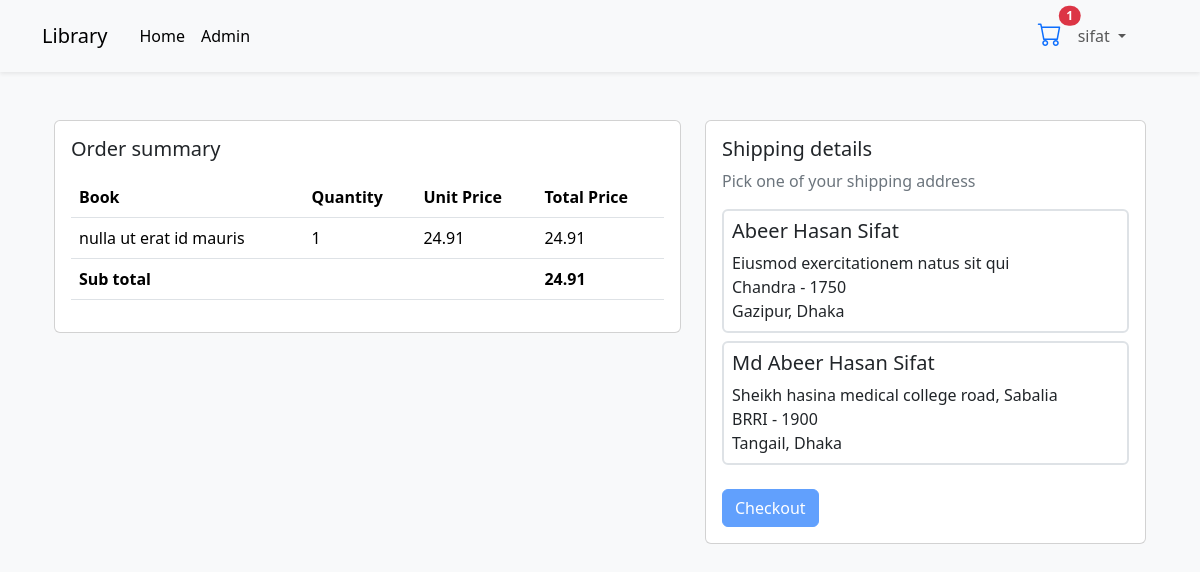
The page /checkout/ (signed in) on the database its author committed.
### library/models.py (models this page shows, shortened)
class Cart(models.Model):
    id = models.UUIDField(primary_key=True, editable=False, default=uuid.uuid4)
    user = models.ForeignKey(User, on_delete=models.DO_NOTHING, related_name="carts")
    created_at = models.DateTimeField(auto_now_add=True)

class CartItem(models.Model):
    cart = models.ForeignKey(Cart, on_delete=models.CASCADE, related_name="items")
    book = models.ForeignKey(
        Book, on_delete=models.CASCADE, related_name="books_in_cart"
    )
    quantity = models.PositiveIntegerField()

class Book(models.Model):
    title = models.CharField(max_length=512)
    description = models.TextField()
    cover_image = models.URLField()
    published_at = models.DateField(auto_now_add=True)
    author = models.ManyToManyField(Author, related_name="books")
    category = models.ForeignKey(Category, on_delete=models.CASCADE)
    publication = models.ForeignKey(Publication, on_delete=models.CASCADE)
    inventory = models.PositiveIntegerField()
    price = models.DecimalField(max_digits=6, decimal_places=2)
    pages = models.PositiveIntegerField()
    isbn = models.CharField(max_length=13, blank=True, null=True)

class ShippingAddress(models.Model):
    user = models.ForeignKey(User, on_delete=models.CASCADE)
    name = models.CharField(max_length=100)
    region = models.ForeignKey(Region, on_delete=models.CASCADE)
    city = models.ForeignKey(City, on_delete=models.CASCADE)
    upazila = models.ForeignKey(Upazila, on_delete=models.CASCADE)
    address = models.CharField(max_length=512)
    post_code = models.CharField(max_length=10)
    phone = models.CharField(
        max_length=20,
        validators=[
            MinLengthValidator(11, message="Phone number must be 11 characters long.")
        ],
    )

class Upazila(models.Model):
    city = models.ForeignKey(City, on_delete=models.CASCADE)
    name = models.CharField(max_length=100)
    def __str__(self) -> str:
        return self.name

class City(models.Model):
    region = models.ForeignKey(Region, on_delete=models.CASCADE)
    name = models.CharField(max_length=100)
    def __str__(self) -> str:
        return self.name

class Region(models.Model):
    name = models.CharField(max_length=100)
    def __str__(self) -> str:
        return self.name

### library/views.py (the view, shortened to what this page needs)
# urls.py: path("checkout/", views.checkout, name="checkout"),
@login_required(login_url="/users/login/")
def checkout(request):
    user = request.user
    cart, created = Cart.objects.get_or_create(user=user)
    items = CartItem.objects.filter(cart=cart).annotate(
        total_price=F("quantity") * F("book__price")
    )
    total = items.aggregate(total=Sum("total_price"))
    addresses = ShippingAddress.objects.filter(user=user)
    return render(
        request,
        "library/shipping.html",
        {"order_items": items, "total": total.get("total"), "addresses": addresses},
    )

### library/templates/library/shipping.html (shortened to what this page needs)
{% extends 'base.html' %} {% block head %}
<link
  href="https://cdn.jsdelivr.net/npm/select2@4.1.0-rc.0/dist/css/select2.min.css"
  rel="stylesheet"
/>
{% endblock %} {% block content %} {% load crispy_forms_tags %}
{% if order_items %}
<div class="row" x-data="{selectedAddress: null}">
  <div class="col-lg-7">
    <div class="card">
      <div class="card-body">
        <h5 class="card-title mb-3">Order summary</h5>
        <div class="table-responsive">
          <table class="table">
            <thead>
              <tr>
                <th>Book</th>
                <th>Quantity</th>
                <th>Unit Price</th>
                <th>Total Price</th>
              </tr>
            </thead>
            <tbody>
              {% for i in order_items %}
              <tr>
                <td>{{i.book.title}}</td>
                <td>{{i.quantity}}</td>
                <td>{{i.book.price}}</td>
                <td>{{i.total_price | floatformat:2}}</td>
              </tr>
              {% endfor %}
              <tr>
                <td class="fw-bold" colspan="3">Sub total</td>
                <td class="fw-bold">{{total | floatformat:2}}</td>
              </tr>
            </tbody>
          </table>
        </div>
      </div>
    </div>
  </div>
  <div class="col-lg-5 mt-4 mt-lg-0">
    <div class="card">
      <div class="card-body">
        <h5 class="card-title">Shipping details</h5>
        {% if addresses %}
        <p class="text-secondary">Pick one of your shipping address</p>
          <div id="address-form">
            <form action="" method="post">
              <div class="address-book mb-4">
                {% for address in addresses %}
                  <div  @click="selectedAddress = {{address.id}}" :class="selectedAddress=={{address.id}}?'border-primary':''" class="flex-grow-1 border border-2 rounded p-2 mb-2 position-relative">
                    <h5>{{address.name}}</h5>
                    <p class="mb-0 mt-2">{{address.address}}</p>
                    <p class="mb-0">{{address.upazila}} - {{address.post_code}}</p>
                    <p class="mb-0">{{address.city}}, {{address.region}}</p>
                  </div>
                {% endfor %}
              </div>
                <button  :class="!selectedAddress?'disabled':''" class="btn btn-primary">Checkout</button>
            </form>
            {% else %}
            <p class="text-secondary">Create shipping address</p>
            <div id="address-form" hx-get="{% url 'create-shipping' %}" hx-trigger="load">
            </div>
            {% endif %}
          </div>
      </div>
    </div>
  </div>
</div>
{% endif %} {% endblock %}

### templates/base.html (shortened to what this page needs)
{% load static %}
<!DOCTYPE html>
<html lang="en">
  <head>
    <link
      href="https://cdn.jsdelivr.net/npm/bootstrap@5.3.3/dist/css/bootstrap.min.css"
      rel="stylesheet"
    />
    <link
      rel="stylesheet"
      href="https://cdn.jsdelivr.net/npm/bootstrap-icons@1.3.0/font/bootstrap-icons.css"
    />
    <link rel="stylesheet" href="{% static 'css/base.css' %}" />
    {% block head %} {% endblock %}
  </head>
  <body class="bg-light">
    <nav class="navbar navbar-expand-lg navbar-light bg-light shadow-sm">
      <div class="container">
        <a class="navbar-brand" href="{% url 'home' %}">Library</a>
        <div class="collapse navbar-collapse" id="navbarSupportedContent">
          <ul class="navbar-nav p-2 me-auto mb-2 mb-lg-0">
            <li class="nav-item">
              <a
                class="nav-link active"
                aria-current="page"
                href="{% url 'home' %}"
                >Home</a
              >
            </li>
            <li class="nav-item">
              <a class="nav-link active" aria-current="page" href="/admin/"
                >Admin</a
              >
            </li>
          </ul>
          <ul class="navbar-nav mb-2 mb-lg-0 me-4">
            {% if request.user.is_authenticated %}
            <li class="nav-item">
              <a class="p-2 position-relative" href="{% url 'cart' %}"><i class="fs-4 bi-cart"></i> <span class="position-absolute top-10 start-100 translate-middle badge rounded-pill bg-danger">{{request.user.carts.first.items.count}}</span></a>
            </li>
            {% endif %}
            {% if user.is_authenticated %}
            <li class="nav-item dropdown">
              <a
                class="nav-link dropdown-toggle"
                href="#"
                id="navbarDropdown"
                role="button"
                data-bs-toggle="dropdown"
                aria-expanded="false"
              >
                {{user.username}}
              </a>
            </li>
            {% endif %}
          </ul>
        </div>
      </div>
    </nav>
    <div class="container mt-4 p-4 rounded-3">
      {%block content %} {% endblock%}
    </div>
  </body>
</html>

### rows shown on the page
CartItem: book "nulla ut erat id mauris", quantity "1", book.price "24.91", total_price "24.91"
ShippingAddress: name "Abeer Hasan Sifat", address "Eiusmod exercitationem natus sit qui", upazila "Chandra", post_code "1750", city "Gazipur", region "Dhaka"
ShippingAddress: name "Md Abeer Hasan Sifat", address "Sheikh hasina medical college road, Sabalia", upazila "BRRI", post_code "1900", city "Tangail", region "Dhaka"

### other values the page prints
{{ request.user.carts.first.items.count }} "1"
{{ user.username }} "sifat"
{{ total | floatformat:2 }} "24.91"
